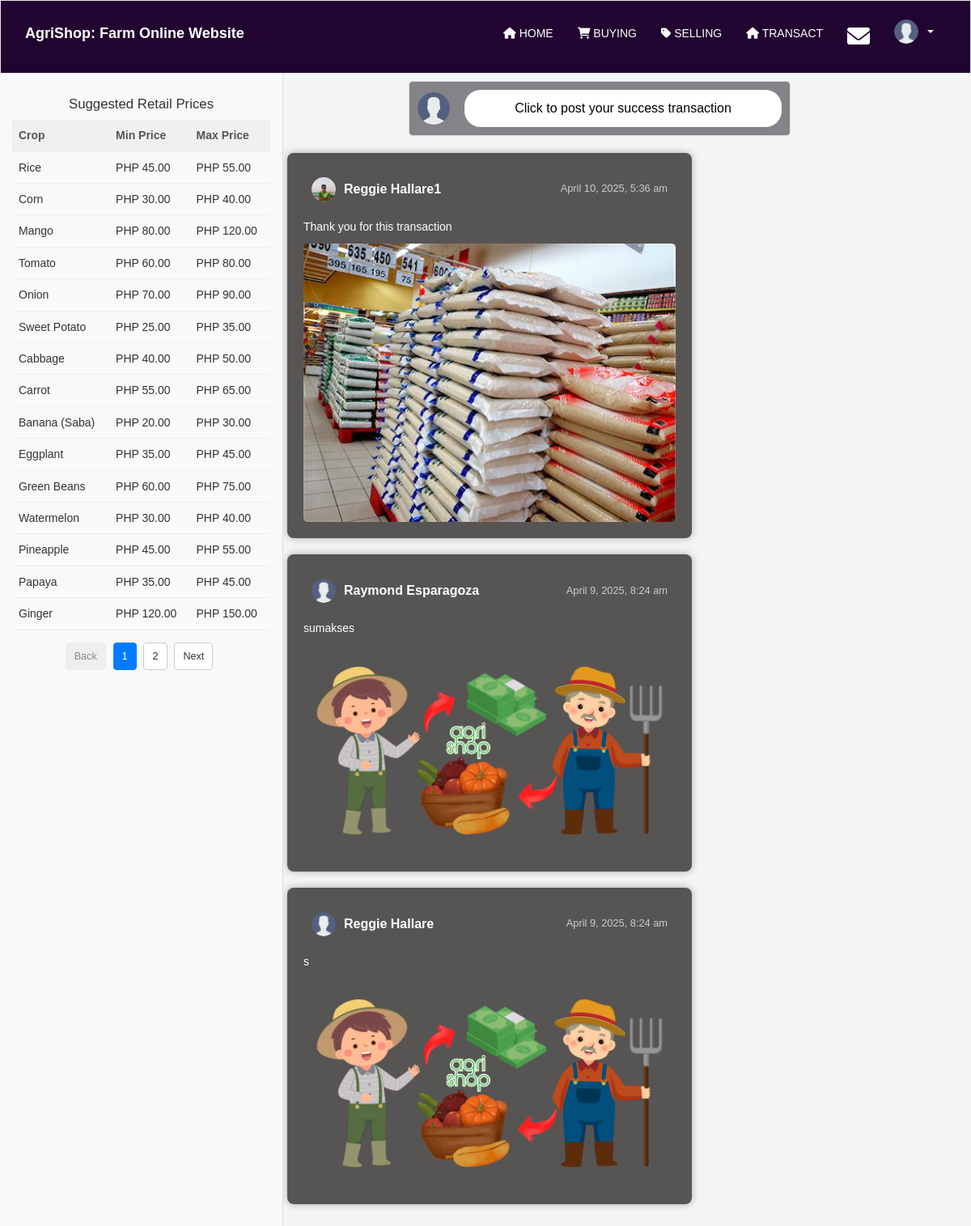
Page /mainhome.php (signed in) on the committed database.
### tables this page shows
CREATE TABLE `srp_prices` (
  `id` int(11) NOT NULL,
  `crop_name` varchar(255) NOT NULL,
  `min_price` decimal(10,2) DEFAULT NULL,
  `max_price` decimal(10,2) DEFAULT NULL,
  `created_at` timestamp NOT NULL DEFAULT current_timestamp()
);

CREATE TABLE `mainpost` (
  `id` int(11) NOT NULL,
  `username` varchar(100) NOT NULL,
  `category` enum('selling','buying') NOT NULL,
  `description` text NOT NULL,
  `file_path` varchar(255) NOT NULL,
  `created_at` timestamp NOT NULL DEFAULT current_timestamp()
);

CREATE TABLE `users` (
  `id` int(11) NOT NULL,
  `username` varchar(255) NOT NULL,
  `fullname` varchar(255) NOT NULL,
  `password` varchar(255) NOT NULL,
  `img` varchar(255) NOT NULL DEFAULT 'uploads/default.png',
  `status` varchar(255) NOT NULL DEFAULT 'active',
  `created_at` timestamp NOT NULL DEFAULT current_timestamp(),
  `profile_image` varchar(255) NOT NULL DEFAULT 'uploads/default.png',
  `role` enum('admin','user') DEFAULT 'user',
  `is_admin` tinyint(1) DEFAULT 0
);

### mainhome.php (the view, shortened to what this page needs)
<?php
$conn = new mysqli("localhost", "root", "", "agrishop");
$srp_items_per_page = 15;
$srp_current_page = isset($_GET['srp_page']) ? intval($_GET['srp_page']) : 1;
$srp_offset = ($srp_current_page - 1) * $srp_items_per_page;
$sql_total_srp = "SELECT COUNT(*) AS total FROM srp_prices";
$result_total_srp = $conn->query($sql_total_srp);
$total_srp_rows = $result_total_srp->fetch_assoc()['total'];
$total_srp_pages = ceil($total_srp_rows / $srp_items_per_page);
$sql_srp = "SELECT crop_name, min_price, max_price FROM srp_prices LIMIT $srp_offset, $srp_items_per_page";
$result_srp = $conn->query($sql_srp);
$srp_prices = [];
if ($result_srp->num_rows > 0) {
    while ($row = $result_srp->fetch_assoc()) {
        $srp_prices[] = $row;
    }
}
$sql_fetch_posts = "SELECT mp.*, u.fullname, u.profile_image
                                FROM mainpost mp
                                INNER JOIN users u ON mp.username = u.username
                                ORDER BY mp.created_at DESC";
$result_posts = $conn->query($sql_fetch_posts);
$main_posts = [];
if ($result_posts->num_rows > 0) {
    while ($row = $result_posts->fetch_assoc()) {
        $main_posts[] = $row;
    }
}
$user_profile_image = isset($_SESSION['profile_image']) ? $_SESSION['profile_image'] : 'uploads/default.png';
?>
<!DOCTYPE html>
<html lang="en">
<head>
    <link rel="stylesheet" href="css/normalize.css">
    <link rel="stylesheet" href="https://maxcdn.bootstrapcdn.com/bootstrap/3.3.5/css/bootstrap.min.css">
    <link rel="stylesheet" href="https://maxcdn.bootstrapcdn.com/font-awesome/4.5.0/css/font-awesome.min.css">
    <link rel="stylesheet" href="https://cdnjs.cloudflare.com/ajax/libs/font-awesome/6.0.0-beta3/css/all.min.css">
    <link rel="stylesheet" href="css/style.css">
    <link rel="stylesheet" href="css/stylemainhome.css">
</head>
<body>
<nav class="navbar navbar-default">
    <div class="container-fluid">
        <div class="navbar-header">
            <a href="mainhome.php" class="navbar-brand">AgriShop: Farm Online Website</a>
        </div>
        <div class="collapse navbar-collapse" id="navbar-collapse">
            <ul class="nav navbar-nav navbar-right">
                <li><a href="srp.php"><i class="fas fa-home"></i> HOME</a></li>
                <li><a href="buying.php"><i class="fas fa-shopping-cart"></i> BUYING</a></li>
                <li><a href="selling.php"><i class="fas fa-tag"></i> SELLING</a></li>
                <li><a href="mainhome.php"><i class="fas fa-home"></i> TRANSACT</a></li>
                <li><a href="message.php"><i class="fas fa-envelope fa-2x"></i></a></li>
                <li class="dropdown">
                    <a href="#" class="dropdown-toggle" data-toggle="dropdown" role="button" aria-haspopup="true" aria-expanded="false">
                        <img src="<?php echo htmlspecialchars($user_profile_image); ?>" alt="Profile" class="profile-pic-nav"> <span class="caret"></span>
                    </a>
                </li>
            </ul>
        </div>
    </div>
</nav>
<div class="content-wrapper">
    <div class="srp-container">
        <br><br><h2>Suggested Retail Prices</h2>
        <?php if (!empty($srp_prices)): ?>
            <table class="srp-table">
                <thead>
                    <tr>
                        <th>Crop</th>
                        <th>Min Price</th>
                        <th>Max Price</th>
                    </tr>
                </thead>
                <tbody>
                    <?php foreach ($srp_prices as $price): ?>
                        <tr>
                            <td><?php echo htmlspecialchars($price['crop_name']); ?></td>
                            <td>PHP <?php echo htmlspecialchars(number_format($price['min_price'], 2)); ?></td>
                            <td>PHP <?php echo htmlspecialchars(number_format($price['max_price'], 2)); ?></td>
                        </tr>
                    <?php endforeach; ?>
                </tbody>
            </table>
            <div class="srp-pagination">
                <?php if ($srp_current_page > 1): ?>
                    <a href="?srp_page=<?php echo $srp_current_page - 1; ?>">Back</a>
                <?php else: ?>
                    <span class="disabled">Back</span>
                <?php endif; ?>
                <?php for ($i = 1; $i <= $total_srp_pages; $i++): ?>
                    <?php if ($i == $srp_current_page): ?>
                        <span class="current"><?php echo $i; ?></span>
                    <?php else: ?>
                        <a href="?srp_page=<?php echo $i; ?>"><?php echo $i; ?></a>
                    <?php endif; ?>
                <?php endfor; ?>
                <?php if ($srp_current_page < $total_srp_pages): ?>
                    <a href="?srp_page=<?php echo $srp_current_page + 1; ?>">Next</a>
                <?php else: ?>
                    <span class="disabled">Next</span>
                <?php endif; ?>
            </div>
        <?php else: ?>
            <p>No SRP prices available.</p>
        <?php endif; ?>
    </div>
    <div class="main-content">
        <div class="feed-container">
            <div class="post-creation-container" data-toggle="modal" data-target="#postModal">
                <div class="profile-info-inline">
                    <img src="<?php echo htmlspecialchars($user_profile_image); ?>" alt="Profile Picture">
                </div>
                <div class="post-placeholder">Click to post your success transaction</div>
            </div>
            <div class="post-display-container">
                <div class="posts">
                    <?php if (!empty($main_posts)): ?>
                        <?php foreach ($main_posts as $post): ?>
                            <div class="post">
                                <div class="post-header">
                                    <div class="post-header-left">
                                        <img src="<?php echo htmlspecialchars($post['profile_image']); ?>" alt="User Profile">
                                        <span class="username"><?php echo htmlspecialchars($post['fullname']); ?></span>
                                    </div>
                                    <span class="time"><?php echo date('F j, Y, g:i a', strtotime($post['created_at'])); ?></span>
                                </div>
                                <div class="post-content"><?php echo htmlspecialchars($post['description']); ?></div>
                                <?php if (!empty($post['file_path'])): ?>
                                    <img src="<?php echo htmlspecialchars($post['file_path']); ?>" class="post-image">
                                <?php endif; ?>
                            </div>
                        <?php endforeach; ?>
                    <?php else: ?>
                        <p style="color: #777;">No posts yet.</p>
                    <?php endif; ?>
                </div>
            </div>
        </div>
    </div>
</div>
</body>
</html>

### css/style.css (style rules this page uses)
* { margin: 0; padding: 0; box-sizing: border-box; font-family: Arial, sans-serif; }
body { line-height: 1.6; color: #000000; background-color: #d9a6a6; text-align: center; }
.navbar { background: #ddd; padding: 15px; text-align: right; }
.posts { display: flex; flex-direction: column; align-items: center; width: 100%; max-width: 1000px; margin: 0 auto; }
.post { width: 100%; max-width: 500px; background: #575454; padding: 20px; border-radius: 8px; text-align: center; box-shadow: 0 0 10px rgba(0, 0, 0, 0.3); margin-bottom: 20px; min-height: 300px; color: white; }
.post-header { display: flex; align-items: center; justify-content: space-between; font-size: 20px; color: white; }
.username { font-weight: bold; color: white; }
.time { font-size: 12px; color: #ccc; }
.post-image { width: 100%; max-width: 500px; height: auto; border-radius: 5px; margin-top: 10px; }
.main-content { margin-left: 200px; display: flex; flex-direction: column; align-items: center; }
* { margin: 0; padding: 0; box-sizing: border-box; font-family: 'Poppins', sans-serif; }
body { background: #f8f8f8; color: #333; text-align: center; }
.navbar { background: #220430; padding: 15px; border-radius: 0; position: sticky; top: 0; z-index: 100; }
.navbar-brand { color: white !important; font-weight: bold; }
.navbar-nav > li > a { color: white !important; }
.post-header { display: flex; align-items: center; gap: 10px; }
.username { font-size: 16px; font-weight: bold; color: white; margin: 0; padding: 0; line-height: 1; }
.time { font-size: 12px; color: gray; }
.post-header { position: relative; display: flex; align-items: center; justify-content: space-between; padding: 10px; }
.post-header { display: flex; align-items: center; justify-content: space-between; }
.post-header > div:first-child { display: flex; align-items: center; }
.dropdown-toggle::after { content: none; }
.navbar-nav > li > .dropdown-toggle { padding-right: 15px; padding-left: 15px; padding-top: 8px; padding-bottom: 8px; }
.profile-pic-nav { width: 30px; height: 30px; border-radius: 50%; object-fit: cover; margin-right: 5px; vertical-align: middle; }

### mainhome.php (style rules this page uses)
.dropdown-toggle::after { content: none; }
.navbar-nav > li > .dropdown-toggle { padding-right: 15px; padding-left: 15px; padding-top: 8px; padding-bottom: 8px; }
.profile-pic-nav { width: 30px; height: 30px; border-radius: 50%; object-fit: cover; margin-right: 5px; vertical-align: middle; }

### rows in the picture
srp_prices: crop_name "Rice", min_price "45.00", max_price "55.00"
srp_prices: crop_name "Corn", min_price "30.00", max_price "40.00"
srp_prices: crop_name "Mango", min_price "80.00", max_price "120.00"
srp_prices: crop_name "Tomato", min_price "60.00", max_price "80.00"
srp_prices: crop_name "Onion", min_price "70.00", max_price "90.00"
srp_prices: crop_name "Sweet Potato", min_price "25.00", max_price "35.00"
srp_prices: crop_name "Cabbage", min_price "40.00", max_price "50.00"
srp_prices: crop_name "Carrot", min_price "55.00", max_price "65.00"
srp_prices: crop_name "Banana (Saba)", min_price "20.00", max_price "30.00"
srp_prices: crop_name "Eggplant", min_price "35.00", max_price "45.00"
srp_prices: crop_name "Green Beans", min_price "60.00", max_price "75.00"
srp_prices: crop_name "Watermelon", min_price "30.00", max_price "40.00"
srp_prices: crop_name "Pineapple", min_price "45.00", max_price "55.00"
srp_prices: crop_name "Papaya", min_price "35.00", max_price "45.00"
srp_prices: crop_name "Ginger", min_price "120.00", max_price "150.00"
mainpost: users.profile_image (picture), users.fullname "Reggie Hallare1", created_at "April 10, 2025, 5:36 am", description "Thank you for this transaction", file_path (picture)
mainpost: users.profile_image (placeholder picture), users.fullname "Raymond Esparagoza", created_at "April 9, 2025, 8:24 am", description "sumakses", file_path (picture)
mainpost: users.profile_image (placeholder picture), users.fullname "Reggie Hallare", created_at "April 9, 2025, 8:24 am", description "s", file_path (picture)
